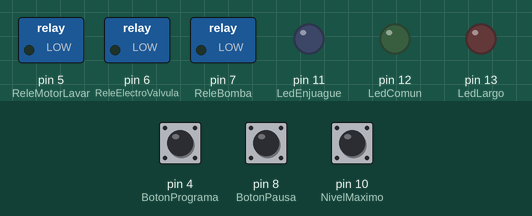
A sketch run on a simulated Arduino Uno, built with avr-gcc and run on an emulated ATmega328P. Shown: switched loads named in the sketch (green lamp = pin HIGH), output pins drawn as LEDs (lit = HIGH). The inputs (shaded band) are chosen by the test bench; at power-on: pin 4 (BotonPrograma) LOW, pin 10 (NivelMaximo) LOW, pin 8 (BotonPausa) LOW.

Above: at 1.2 s.
1.3 s: pin 4 (BotonPrograma) pulled HIGH for 1 s
At 2.7 s:
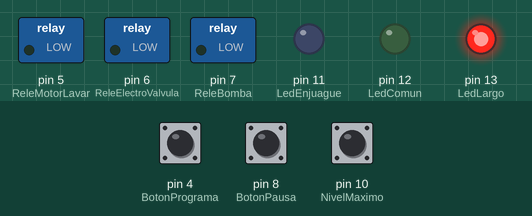
5.3 s: pin 10 (NivelMaximo) driven HIGH
8.3 s: pin 4 (BotonPrograma) pulled HIGH for 3.2 s
At 9.3 s:
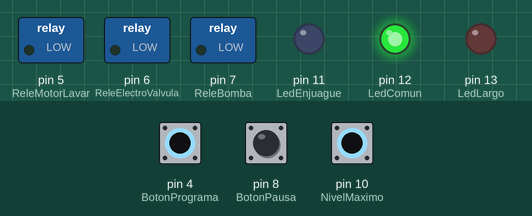
13.0 s: pin 4 (BotonPrograma) pulled HIGH for 1 s
At 14.7 s:
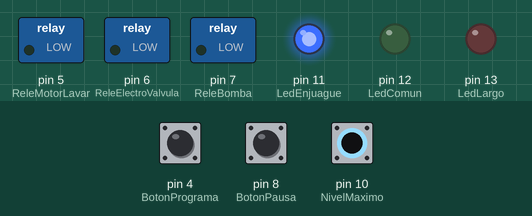
Timing chart, 0 to 22.0 s (numbered marks = the images above; inputs shaded):
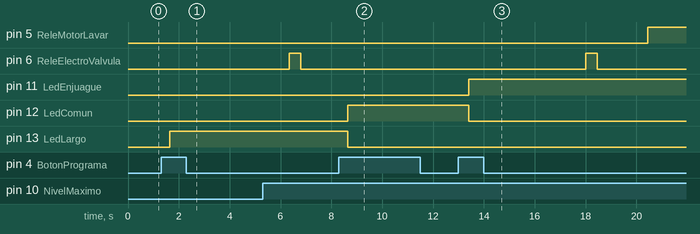

The sketch:

sketch.ino
```cpp
// Lavaropas automático (sin centrifugado):
//
// Hecho por Andrés Hugo Bernárdez
// 2024
//
//
// El lavaropas tendrá:
//     * electroválvula común: Relé del superior
//     * Motor para lavar: Relé del medio
//     * bomba de desagote común Relé inferior

//    Los 3 representados con leds de color violeta para saber cuándo encienden


// SENSORES
// Representados con botones rojos:
// Boton rojo arriba: Sensor de nivel alto (listo para lavar/enjuagar)
// Boton rojo Abajo: Sensor de nivel de agua desagotada
// LA CONFIGURACIÓN ELECTRICA DE LOS SENSORES AQUÍ SOLO ES DE MUESTRA Y
// DEBE TENERSE EN CUENTA LA CONFIGURACIÓN DE LOS DISPOSITIVOS MEDIDORES
// DE NIVEL REALES


// Además tendrá Programa de lavado
//   Led rojo: Lavado largo
//   Led verde: Lavado común
//   Led azul: Enjuague.
//   BOTÓN VERDE:Botón para selección de programa
//   BOTÓN AMARILLO: Pausa: cuando se abre la tapa


// NOTA: Los botones y sensores deben estar presionados al menos 250
// milisegundos para funcionar. Este tiempo es para evitar detectar ruidos.


//Pines seleccionados:

const int ReleBomba=7;
const int ReleElectroValvula=6;
const int ReleMotorLavar=5;


const int LedLargo=13;
const int LedComun=12;
const int LedEnjuague=11;

const int BotonPrograma=4;
const int BotonPausa=8;

const int NivelMaximo=10;
const int NivelDesagotado=9;


//Tiempos Seleccionados
// en minutos
// NOTA los tiempos se pusieron en 1 minuto cada uno para poder simularlos.
//********ATENCIÓN: CORRIJA SU TIEMPO PARA SU USO************************************************************<<<<<<<<<<
const int TiempoLavado=1;
const int TiempoEnjuague=1;

////se pueden agregar más tiempos de enjuague

const int TiempoEnjuague2=1;
const int TiempoEnjuague3=1;


//  Programas
const int NINGUNO=0;
const int LARGO=1;
const int COMUN=2;
const int ENJUAGUE=3;


//    Estados del lavarropas

const int NADA=0;
const int MOTORON=1;
const int LLENANDO=2;
const int VACIANDO=3;


//    Variables Globales:

int ProgramaActual=NINGUNO;
int BotonPresionado=0;
int Estado=NADA;


//Declaración previa de estructura de funciones de uso común (protocolo de C general)
void Pausa(void);
void loop(void);


//**************************************************

//EntradaEnON()
// Esta es una verificación redundante de la entrada que evita que se detecten ruidos en las entradas
// digitales. También puede agregarse un capacitor físico para evitar doble clicks al apretar botones
// o accionar sensores digitales. La idea es esperar y verificar que el estado permanezca en 1 varias
// veces antes de afirmar que un botón fue apretado y no fue un ruido.
int EntradaON(int Entrada){

  if(digitalRead(Entrada)==1){
    //Esperar 100 milisegundos
    delay(100);
    if(digitalRead(Entrada)==1){
      //Esperar 100 milisegundos
      delay(100);
      if(digitalRead(Entrada)==1){
        //Esperar 150 milisegundos
        delay(150);
        return(1);

      }
    }
  }
  return(0);

}


///**************************************
//Configuración de variables
//
void setup() {


  pinMode(ReleBomba,          OUTPUT);
  pinMode(ReleElectroValvula, OUTPUT);
  pinMode(ReleMotorLavar,     OUTPUT);

  pinMode(LedLargo,       OUTPUT);
  pinMode(LedComun,       OUTPUT);
  pinMode(LedEnjuague,    OUTPUT);

  pinMode(BotonPrograma,  INPUT);
  pinMode(BotonPausa,     INPUT);

  // la configuración del nivel es solo un prototipo, el medidor de nivel
  // debe corresponderse con el real.
  pinMode(NivelMaximo     , INPUT);
  pinMode(NivelDesagotado , INPUT);

}


///**************************************
// Manejo de retardos
//


///EsperarMinuto()
// Espera 1 minuto y mientras tanto revisa si no se ha tocado el botón de programa
void EsperarMinuto()
{
  int i,boton;

  for(i=0;i<600;i++)
  {

    delay(100);

    // Si se presiona el botón de pausa, se detiene momentaneamente hasta soltarlo
    if(EntradaON(BotonPausa)==1)Pausa();

    // Si en el transcurso del minuto se presiona el botón de programa (el verde)
    // Se detiene todo automaticamente y se cambia el programa.
    if(EntradaON(BotonPrograma)==1) {
      BotonPresionado=1;

      i=600+1;
    };
  }
}

///EsperarSegundos(int segundos)
// Espera 1 minuto y mientras tanto revisa si no se ha tocado el botón de programa
void EsperarSegundos(int segundos)
{
  int i,boton;

  for(i=0;i<(segundos*10);i++)
  {

    delay(100);

    // Si se presiona el botón de pausa, se detiene momentaneamente hasta soltarlo
    if(EntradaON(BotonPausa)==1)Pausa();

    // Si en el transcurso  se presiona el botón de programa (el verde)
    // Se detiene todo automaticamente y se cambia el programa.
    if(EntradaON(BotonPrograma)==1) {
      BotonPresionado=1;

      i=segundos*10+1;

    };
  }
}


///EsperarSegundos(int segundos)
// Espera 1 minuto y mientras tanto revisa si no se ha tocado el botón de programa
void EsperarDecimaDeSegundo(int Decima)
{
  int i,boton;

  for(i=0;i<Decima;i++)
  {

    delay(100);


    // Si se presiona el botón de pausa, se detiene momentaneamente hasta soltarlo
    if(EntradaON(BotonPausa)==1)Pausa();


    // Si en el transcurso  se presiona el botón de programa (el verde)
    // Se detiene todo automaticamente y se cambia el programa.
    if(EntradaON(BotonPrograma)==1) {
      BotonPresionado=1;

      i=Decima+1;

    };
  }
}


///**************************************
// RELES:
//


///ApagarReles()
// apagar todos los reles
  int ApagarReles()
 {
  digitalWrite(ReleBomba, LOW);
  digitalWrite(ReleElectroValvula, LOW);
  digitalWrite(ReleMotorLavar, LOW);
 }

///MotorON:
// Enciende el motor de la lavadora durante el tiempo indicado en minutos
void MotorON(int tiempo)
{

  int i;

  // apagar todos los reles
  ApagarReles();

  //esperar 2 segundos
  EsperarSegundos(2);

  // Encender rele del motor lavadora
  Estado=MOTORON;
  digitalWrite(ReleMotorLavar, HIGH);


  //Esperar hasta que se cumpla el tiempo
  for(i=0;i<tiempo && BotonPresionado==0;i++)
  {

    EsperarMinuto();

  }

   Estado=NADA;
   digitalWrite(ReleMotorLavar, LOW);


}

///Llenar:
// Llena el lavarropas mediante la electroválvula hasta que el sensor de llenado (botón rojo superior)
// indique que ya se llenó
void Llenar()
{

  int i,nivel;

  // apagar todos los reles
  ApagarReles();

  //esperar 2 segundos
  EsperarSegundos(2);

  // Encender rele de la electrovalvula
  Estado=LLENANDO;
  digitalWrite(ReleElectroValvula, HIGH);

  //Esperar hasta el nivel máximo
  nivel=0;
  do
  {
    EsperarDecimaDeSegundo(1);
    nivel=EntradaON(NivelMaximo);

  }
  while(nivel!=1 && BotonPresionado==0);

  //apagando electrovalvula
  Estado=NADA;
   digitalWrite(ReleElectroValvula, LOW);


}

///Vacía:
// Llena el lavarropas mediante la bomba hasta que el sensor de vaciado (botón rojo inferior)
// indique que ya se vació
void Vaciar()
{

  int i,nivel;

  // apagar todos los reles
  ApagarReles();

  //esperar 2 segundos
  EsperarSegundos(2);

  // Encender rele de la bomba
  Estado=VACIANDO;
  digitalWrite(ReleBomba, HIGH);


  // Esperar hasta que se haya desagotado
  nivel=0;
  do
  {
    EsperarDecimaDeSegundo(1);
    nivel=EntradaON(NivelDesagotado);

  }
  while(nivel!=1 && BotonPresionado==0);

  //Apagar Bomba
  Estado=NADA;
  digitalWrite(ReleBomba, LOW);


}


///**************************************
// PROGRAMAS
//


///LedsMode()
// Indica en que modo de lavado se encuentra
void LedsMode(int Modo){

  switch(Modo)
  {
    case LARGO:   digitalWrite(LedLargo,    HIGH);
                  digitalWrite(LedComun,    LOW);
                  digitalWrite(LedEnjuague, LOW);
                  break;
    case COMUN:   digitalWrite(LedLargo,    LOW);
                  digitalWrite(LedComun,    HIGH);
                  digitalWrite(LedEnjuague, LOW);
                  break;
    case ENJUAGUE:digitalWrite(LedLargo,    LOW);
                  digitalWrite(LedComun,    LOW);
                  digitalWrite(LedEnjuague, HIGH);
                  break;
    case NINGUNO: digitalWrite(LedLargo,    LOW);
                  digitalWrite(LedComun,    LOW);
                  digitalWrite(LedEnjuague, LOW);
                  break;
    default:break;
  }


}


///CambiarPrograma()
//Cambia el programa al siguiente en el orden LARGO-COMUN-ENJUAGUE-NINGUNO
void CambiarPrograma(){

  if(ProgramaActual==LARGO)
  {
    ProgramaActual=COMUN;
    LedsMode(COMUN);
    delay(500);
  }
  else if(ProgramaActual==COMUN)
  {
    ProgramaActual=ENJUAGUE;
    LedsMode(ENJUAGUE);
    delay(500);
  }
  else if(ProgramaActual==ENJUAGUE)
  {
    ProgramaActual=NINGUNO;
    LedsMode(NINGUNO);
    delay(500);
  }
  else if(ProgramaActual==NINGUNO)
  {
    ProgramaActual=LARGO;
    LedsMode(LARGO);
    delay(500);
  }
}


///**************************************
//  PAUSA:
//

///Pausa()
// Se espera hasta que se deje de presionar el boton de pausa
void Pausa(){
  int sigue=1,cambio=0;

  // apagar todos los reles
  ApagarReles();


  while (sigue==1){

    //verificar que siga presionado el botón de pausa.
    sigue=EntradaON(BotonPausa);

    // Si mientras está pausado se presiona el boton de programa entonces se cambia el programa
    if(EntradaON(BotonPrograma)==1){
      CambiarPrograma();
      BotonPresionado=0;
      cambio=1;
    }

    //Esperar 0,1 segundos
    delay(100);

  }


  //si mientras estaba pausado se presionó el botón programa se iniciará en ese programa.
  if(cambio==1)loop();


  //Esperar 1 segundo antes de continuar
  delay(1000);


  //volver al estado anterior
  switch(Estado){

    case MOTORON:   digitalWrite(ReleMotorLavar, HIGH);
                    break;
    case LLENANDO:  digitalWrite(ReleElectroValvula, HIGH);
                    break;
    case VACIANDO:  digitalWrite(ReleBomba, HIGH);
                    break;
    default:break;
  }


}


//****************************************************
//****************************************************
//***************>>>BUCLE PRINCIPAL<<<****************
//****************************************************
//****************************************************


void loop() {


  if(BotonPresionado==1){
    ApagarReles();
    CambiarPrograma();
    //Esperar hasta que se termine de pulsar el botón
    // de programa
    while(digitalRead(BotonPrograma)==1){
      delay(100);
    }
    BotonPresionado=0;
    EsperarSegundos(2);
  }

  switch(ProgramaActual){

    case LARGO:         LedsMode(LARGO);
                        if(BotonPresionado==0)  Llenar();
                        if(BotonPresionado==0)  MotorON(TiempoLavado);
                        if(BotonPresionado==0)  Vaciar();

                        if(BotonPresionado==0)  ProgramaActual=COMUN;
                        if(BotonPresionado==0)  LedsMode(COMUN);
                        if(BotonPresionado==0)  EsperarSegundos(5);
    case COMUN:
                        if(BotonPresionado==0)  Llenar();
                        if(BotonPresionado==0)  MotorON(TiempoLavado);
                        if(BotonPresionado==0)  Vaciar();

                        if(BotonPresionado==0)  ProgramaActual=ENJUAGUE;
                        if(BotonPresionado==0)  LedsMode(ENJUAGUE);
                        if(BotonPresionado==0)  EsperarSegundos(5);


    case ENJUAGUE:
    ///BLOQUE DE ENJUAGUE:
                        if(BotonPresionado==0)  Llenar();
                        if(BotonPresionado==0)  MotorON(TiempoEnjuague);
                        if(BotonPresionado==0)  Vaciar();

    /// Repita el codigo de enjuague por cada enjuague que quiera agregar: aquí se repetiran 2 veces
    //las variables TiempoEnjuague2 y TiempoEnjuague3 fueron agregados antes
                        if(BotonPresionado==0)  Llenar();
                        if(BotonPresionado==0)  MotorON(TiempoEnjuague2);
                        if(BotonPresionado==0)  Vaciar();

                        if(BotonPresionado==0)  Llenar();
                        if(BotonPresionado==0)  MotorON(TiempoEnjuague3);
                        if(BotonPresionado==0)  Vaciar();


/// En el ultimo enjuague cambie ProgramaActual a NINGUNO y LedsMode a NINGUNO
                        if(BotonPresionado==0)  ProgramaActual=NINGUNO;
                        if(BotonPresionado==0)  LedsMode(NINGUNO);
                        if(BotonPresionado==0)  EsperarSegundos(5);


    case NINGUNO:

                        if(BotonPresionado==0)  EsperarSegundos(5);


  }

}
```

Measured:
- after the input at 1.3 s, pin 13 (LedLargo): LOW → HIGH after 0.35 s
- after the input at 8.3 s, pin 5 (ReleMotorLavar): stays LOW (without the input it goes to HIGH after 0.50 s); pin 12 (LedComun): LOW → HIGH after 0.35 s; pin 13 (LedLargo): HIGH → LOW after 0.35 s
- after the input at 13.0 s, pin 5 (ReleMotorLavar): LOW → HIGH after 7.5 s instead of 5.0 s; pin 11 (LedEnjuague): LOW → HIGH after 0.40 s; pin 12 (LedComun): HIGH → LOW after 0.40 s
